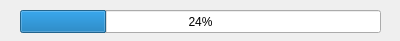
<?xml version="1.0" encoding="UTF-8"?>
<ui version="4.0">
 <class>ProgressWidget</class>
 <widget class="QWidget" name="ProgressWidget">
  <property name="geometry">
   <rect>
    <x>0</x>
    <y>0</y>
    <width>400</width>
    <height>41</height>
   </rect>
  </property>
  <property name="windowTitle">
   <string>Form</string>
  </property>
  <widget class="QProgressBar" name="progressBar">
   <property name="geometry">
    <rect>
     <x>20</x>
     <y>10</y>
     <width>361</width>
     <height>23</height>
    </rect>
   </property>
   <property name="value">
    <number>24</number>
   </property>
  </widget>
 </widget>
 <resources/>
 <connections/>
</ui>
